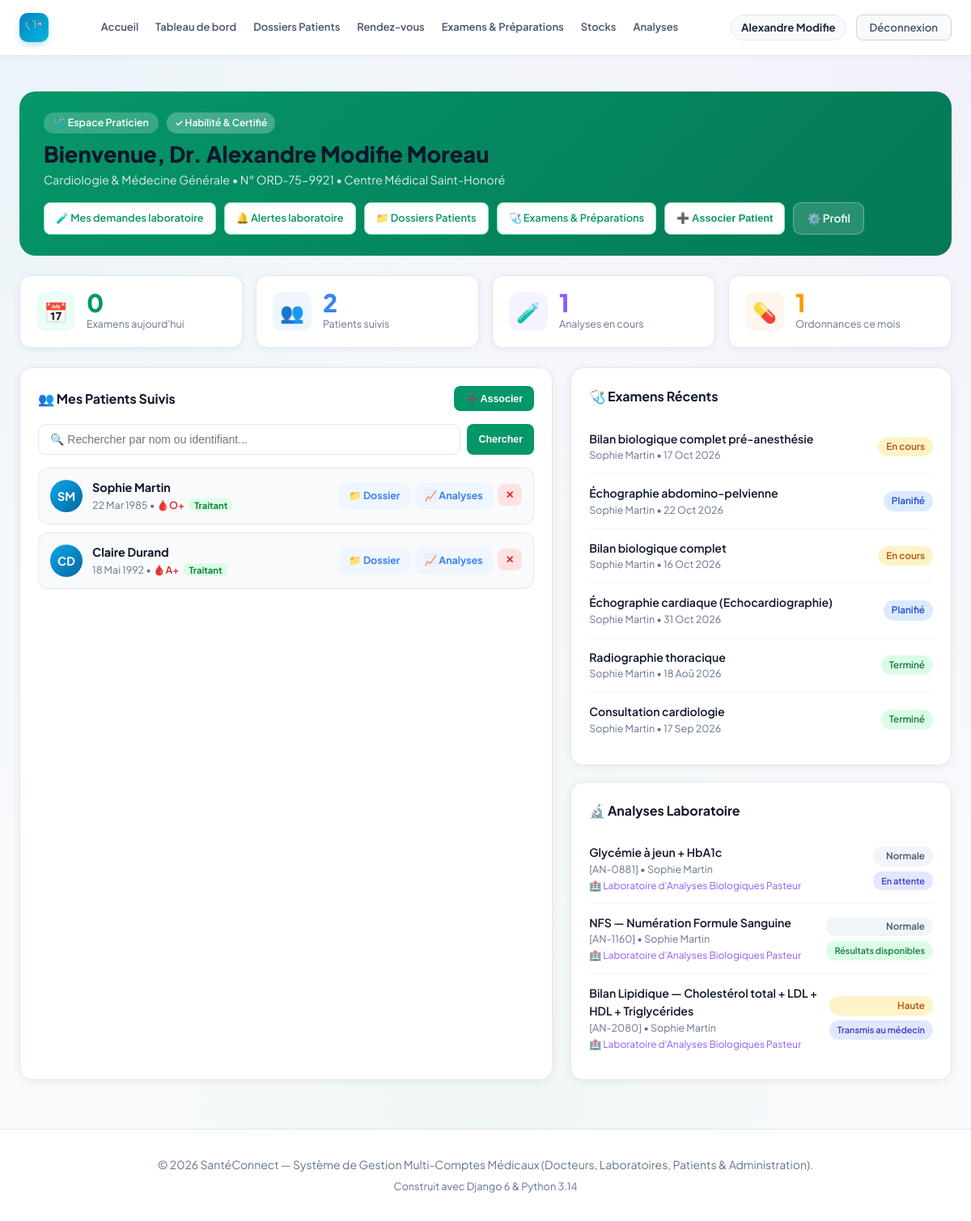
Page /dashboard/docteur/ (signed in) on the earlier database version.
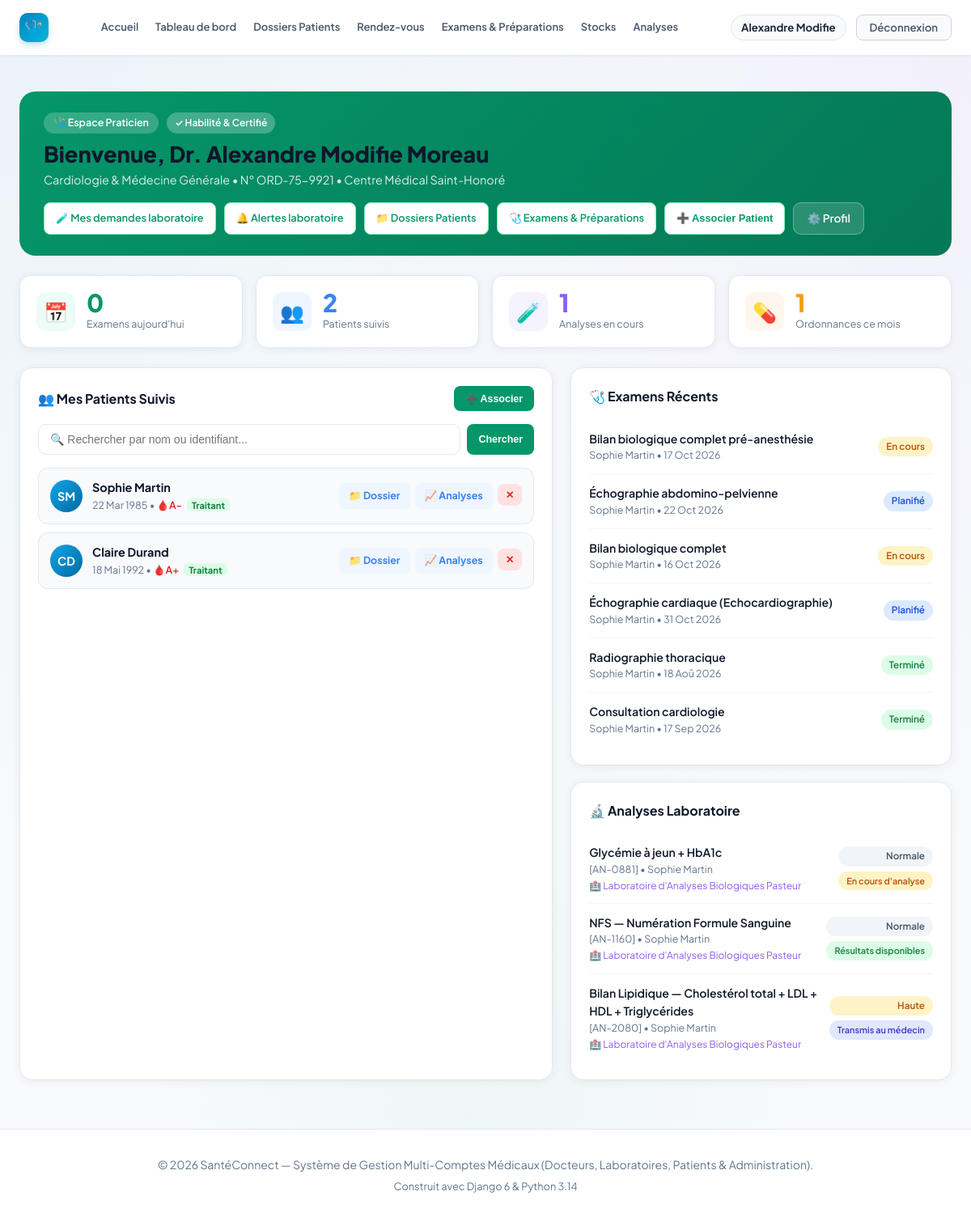
Same page on the later database version.
### accounts/models.py (models this page shows, shortened)
class AssociationMedecinPatient(models.Model):
    medecin = models.ForeignKey(
        User,
        on_delete=models.CASCADE,
        related_name='patients_associes',
        limit_choices_to={'role': User.Role.DOCTEUR},
        verbose_name="Médecin traitant"
    )
    patient = models.ForeignKey(
        User,
        on_delete=models.CASCADE,
        related_name='medecins_associes',
        limit_choices_to={'role': User.Role.PATIENT},
        verbose_name="Patient"
    )
    date_association = models.DateField(default=timezone.now, verbose_name="Date d'association")
    est_medecin_traitant = models.BooleanField(default=True, verbose_name="Médecin traitant principal")
    notes = models.TextField(blank=True, verbose_name="Notes de suivi")
    class Meta:
        unique_together = ('medecin', 'patient')
        verbose_name = "Association Médecin-Patient"
        verbose_name_plural = "Associations Médecin-Patient"

class PatientProfile(models.Model):
    BLOOD_GROUPS = [
        ('A+', 'A+'), ('A-', 'A-'),
        ('B+', 'B+'), ('B-', 'B-'),
        ('AB+', 'AB+'), ('AB-', 'AB-'),
        ('O+', 'O+'), ('O-', 'O-'),
    ]
    user = models.OneToOneField(
        User,
        on_delete=models.CASCADE,
        related_name='patient_profile',
        verbose_name="Compte utilisateur"
    )
    date_naissance = models.DateField(
        null=True,
        blank=True,
        verbose_name="Date de naissance"
    )
    groupe_sanguin = models.CharField(
        max_length=5,
        choices=BLOOD_GROUPS,
        blank=True,
        default='O+',
        verbose_name="Groupe sanguin"
    )
    numero_securite_sociale = models.CharField(
        max_length=60,
        blank=True,
        null=True,
        verbose_name="N° Sécurité Sociale / Identifiant Patient"
    )
    antecedents = models.TextField(
        blank=True,
        verbose_name="Antécédents médicaux & allergies"
    )
    personne_contact = models.CharField(
        max_length=150,
        blank=True,
        verbose_name="Contact en cas d'urgence (Nom & Tél)"
    )
    class Meta:
        verbose_name = "Profil Patient"
        verbose_name_plural = "Profils Patients"

class ResultatLaboratoire(models.Model):
    PRIORITE_CHOICES = [
        ('NORMALE', 'Normale'),
        ('HAUTE', 'Haute'),
        ('URGENTE', 'Urgente'),
    ]
    STATUT_CHOICES = [
        ('EN_ATTENTE', 'En attente'),
        ('EN_COURS', 'En cours d\'analyse'),
        ('DISPONIBLE', 'Résultats disponibles'),
        ('TRANSMIS', 'Transmis au médecin'),
    ]
    dossier = models.ForeignKey(
        DossierMedical,
        on_delete=models.CASCADE,
        related_name='resultats_labo',
        verbose_name="Dossier médical"
    )
    medecin_prescripteur = models.ForeignKey(
        User,
        on_delete=models.SET_NULL,
        null=True,
        related_name='analyses_prescrites',
        limit_choices_to={'role': User.Role.DOCTEUR},
        verbose_name="Médecin prescripteur"
    )
    laboratoire = models.ForeignKey(
        User,
        on_delete=models.SET_NULL,
        null=True,
        blank=True,
        related_name='analyses_realisees',
        limit_choices_to={'role': User.Role.LABORATOIRE},
        verbose_name="Laboratoire"
    )
    type_analyse = models.CharField(max_length=200, verbose_name="Type d'analyse")
    reference = models.CharField(max_length=20, unique=True, verbose_name="Référence analyse")
    priorite = models.CharField(max_length=10, choices=PRIORITE_CHOICES, default='NORMALE', verbose_name="Priorité")
    statut = models.CharField(max_length=20, choices=STATUT_CHOICES, default='EN_ATTENTE', verbose_name="Statut")
    date_prescription = models.DateField(default=timezone.now, verbose_name="Date de prescription")
    date_realisation = models.DateField(null=True, blank=True, verbose_name="Date de réalisation")
    valeurs = models.TextField(blank=True, verbose_name="Valeurs & Résultats")
    interpretation = models.TextField(blank=True, verbose_name="Interprétation")
    date_creation = models.DateTimeField(auto_now_add=True)
    class Meta:
        verbose_name = "Résultat de Laboratoire"
        verbose_name_plural = "Résultats de Laboratoire"
        ordering = ['-date_prescription']

class User(AbstractUser):
    class Role(models.TextChoices):
        ADMIN = 'ADMIN', 'Administrateur'
        DOCTEUR = 'DOCTEUR', 'Docteur'
        LABORATOIRE = 'LABORATOIRE', 'Laboratoire'
        PATIENT = 'PATIENT', 'Patient'
    role = models.CharField(
        max_length=20,
        choices=Role.choices,
        default=Role.PATIENT,
        verbose_name="Rôle utilisateur"
    )
    phone = models.CharField(max_length=25, blank=True, null=True, verbose_name="Téléphone")
    address = models.CharField(max_length=255, blank=True, null=True, verbose_name="Adresse")
    city = models.CharField(max_length=100, blank=True, null=True, verbose_name="Ville")
    is_verified = models.BooleanField(
        default=False,
        verbose_name="Compte certifié / validé",
        help_text="Coché par l'administrateur pour valider l'activité d'un docteur ou laboratoire."
    )
    objects = CustomUserManager()
    class Meta:
        verbose_name = "Utilisateur"
        verbose_name_plural = "Tous les Utilisateurs"
    @property
    def is_doctor(self):
        return self.role == self.Role.DOCTEUR
    @property
    def is_laboratory(self):
        return self.role == self.Role.LABORATOIRE
    @property
    def is_patient(self):
        return self.role == self.Role.PATIENT
    @property
    def is_admin_user(self):
        return self.role == self.Role.ADMIN or self.is_superuser

class DossierMedical(models.Model):
    patient = models.OneToOneField(
        User,
        on_delete=models.CASCADE,
        related_name='dossier_medical',
        limit_choices_to={'role': User.Role.PATIENT},
        verbose_name="Patient"
    )
    numero_dossier = models.CharField(max_length=20, unique=True, verbose_name="N° Dossier")
    date_creation = models.DateField(auto_now_add=True, verbose_name="Date de création")
    date_mise_a_jour = models.DateTimeField(auto_now=True, verbose_name="Dernière mise à jour")
    notes_generales = models.TextField(blank=True, verbose_name="Notes générales")
    allergies = models.TextField(blank=True, verbose_name="Allergies connues")
    antecedents_familiaux = models.TextField(blank=True, verbose_name="Antécédents familiaux")
    class Meta:
        verbose_name = "Dossier Médical"
        verbose_name_plural = "Dossiers Médicaux"

class LaboratoryProfile(models.Model):
    user = models.OneToOneField(
        User,
        on_delete=models.CASCADE,
        related_name='lab_profile',
        verbose_name="Compte utilisateur"
    )
    nom_laboratoire = models.CharField(
        max_length=150,
        default="Laboratoire d'Analyses Médicales",
        verbose_name="Nom du laboratoire"
    )
    numero_agrement = models.CharField(
        max_length=50,
        blank=True,
        null=True,
        verbose_name="N° d'agrément officiel"
    )
    responsable = models.CharField(
        max_length=120,
        blank=True,
        verbose_name="Biologiste / Responsable"
    )
    services_offerts = models.TextField(
        blank=True,
        default="Analyses biochimiques, Hématologie, Sérologie, Microbiologie, Tests PCR",
        verbose_name="Analyses & Examens proposés"
    )
    class Meta:
        verbose_name = "Profil Laboratoire"
        verbose_name_plural = "Profils Laboratoires"

### accounts/views.py (the view)
# urls.py: path('dashboard/docteur/', views.doctor_dashboard, name='doctor_dashboard'),
@login_required
def doctor_dashboard(request):
    if not (request.user.is_doctor or request.user.is_admin_user):
        messages.warning(request, "Accès réservé aux praticiens médicaux.")
        return redirect('dashboard')
    profile, _ = DoctorProfile.objects.get_or_create(user=request.user)
    search_q = request.GET.get('q', '').strip()
    associations = AssociationMedecinPatient.objects.filter(
        medecin=request.user
    ).select_related('patient', 'patient__patient_profile')
    if search_q:
        associations = associations.filter(
            Q(patient__first_name__icontains=search_q) |
            Q(patient__last_name__icontains=search_q) |
            Q(patient__username__icontains=search_q)
        )
    patients_ids = associations.values_list('patient_id', flat=True)
    examens_recents = ExamenMedical.objects.filter(
        medecin=request.user
    ).select_related('dossier__patient').order_by('-date_creation', '-id')[:6]
    resultats_recents = ResultatLaboratoire.objects.filter(
        medecin_prescripteur=request.user
    ).select_related('dossier__patient', 'laboratoire').order_by('-date_prescription')[:5]
    stats = {
        'patients_count': associations.count(),
        'consultations_today': ExamenMedical.objects.filter(
            medecin=request.user, date_examen=timezone.now().date()
        ).count(),
        'analyses_pending': ResultatLaboratoire.objects.filter(
            medecin_prescripteur=request.user, statut__in=['EN_ATTENTE', 'EN_COURS']
        ).count(),
        'prescriptions_month': Prescription.objects.filter(
            medecin=request.user,
            date_prescription__month=timezone.now().month
        ).count(),
    }
    tous_patients = User.objects.filter(role=User.Role.PATIENT, is_active=True).exclude(id__in=patients_ids)
    context = {
        'profile': profile,
        'stats': stats,
        'associations': associations,
        'examens_recents': examens_recents,
        'resultats_recents': resultats_recents,
        'search_q': search_q,
        'tous_patients': tous_patients,
    }
    return render(request, 'accounts/dashboard_doctor.html', context)

### templates/accounts/dashboard_doctor.html (shortened to what the changed rows need)
{% extends 'base.html' %}
{% block content %}
<div class="container">
  <div class="hero-doc">
    <div>
      <h1>Bienvenue, Dr. {{ user.get_full_name|default:user.username }}</h1>
    </div>
  </div>
  <div style="display:grid;grid-template-columns:1.4fr 1fr;gap:22px;">
    <div class="card">
      <div class="patient-list" id="patient-list">
        {% if associations %}
          {% for a in associations %}
          <div class="patient-item">
            <div class="patient-avatar">{{ a.patient.first_name|first|upper }}{{ a.patient.last_name|first|upper }}</div>
            <div class="patient-info">
              <div class="patient-name">{{ a.patient.get_full_name|default:a.patient.username }}</div>
              <div class="patient-meta">
                {% with a.patient.patient_profile as pp %}
                  {% if pp.date_naissance %}{{ pp.date_naissance|date:"d M Y" }} &bull; {% endif %}
                  {% if pp.groupe_sanguin %}<span style="color:#dc2626;font-weight:600;">🩸{{ pp.groupe_sanguin }}</span>{% endif %}
                {% endwith %}
                {% if a.est_medecin_traitant %}<span style="background:#dcfce7;color:#15803d;padding:1px 6px;border-radius:6px;font-size:.7rem;font-weight:700;margin-left:4px;">Traitant</span>{% endif %}
              </div>
            </div>
            <div style="display:flex;gap:6px;flex-shrink:0;">
              <a href="{% url 'doctor_patient_dossier' a.patient.id %}" class="btn-blue">📁 Dossier</a>
              <a href="{% url 'laboratoire:doctor_patient_history' a.patient.id %}" class="btn-blue">📈 Analyses</a>
              <form method="post" action="{% url 'dissocier_patient' a.patient.id %}" style="margin:0;" onsubmit="return confirm('Retirer ce patient de votre liste ?')">
                <button type="submit" class="btn-red" title="Retirer l'association">✕</button>
              </form>
            </div>
          </div>
          {% endfor %}
        {% else %}
          <div style="text-align:center;padding:40px 20px;color:#94a3b8;">
            <div style="font-size:3rem;">👥</div>
            <p>{% if search_q %}Aucun résultat pour "{{ search_q }}".{% else %}Aucun patient associé. Cliquez sur "Associer" pour ajouter un patient.{% endif %}</p>
          </div>
        {% endif %}
      </div>
    </div>
    <div style="display:flex;flex-direction:column;gap:20px;">
      <div class="card">
        {% if resultats_recents %}
          {% for res in resultats_recents %}
          <div class="recent-item">
            <div style="flex:1;">
              <div style="font-weight:600;font-size:.88rem;color:#0f172a;">{{ res.type_analyse }}</div>
              <div style="font-size:.78rem;color:#64748b;">[{{ res.reference }}] &bull; {{ res.dossier.patient.get_full_name }}</div>
              {% if res.laboratoire %}<div style="font-size:.75rem;color:#8b5cf6;">🏥 {{ res.laboratoire.lab_profile.nom_laboratoire|default:res.laboratoire.username }}</div>{% endif %}
            </div>
            <div style="text-align:right;">
              <span class="badge badge-{{ res.priorite|lower }}" style="display:block;margin-bottom:3px;">{{ res.get_priorite_display }}</span>
              <span class="badge badge-{{ res.statut|lower }}" style="font-size:.68rem;">{{ res.get_statut_display }}</span>
            </div>
          </div>
          {% endfor %}
        {% else %}
          <div style="text-align:center;padding:24px;color:#94a3b8;font-size:.875rem;">Aucune analyse en cours.</div>
        {% endif %}
      </div>
    </div>
  </div>
</div>
{% endblock %}

Differences in the rows shown:
changed through a linked row, AssociationMedecinPatient "Sophie Martin": patient.patient_profile.groupe_sanguin "O+" → "A-"
changed ResultatLaboratoire "Glycémie à jeun + HbA1c": statut "En attente" → "En cours d'analyse"
